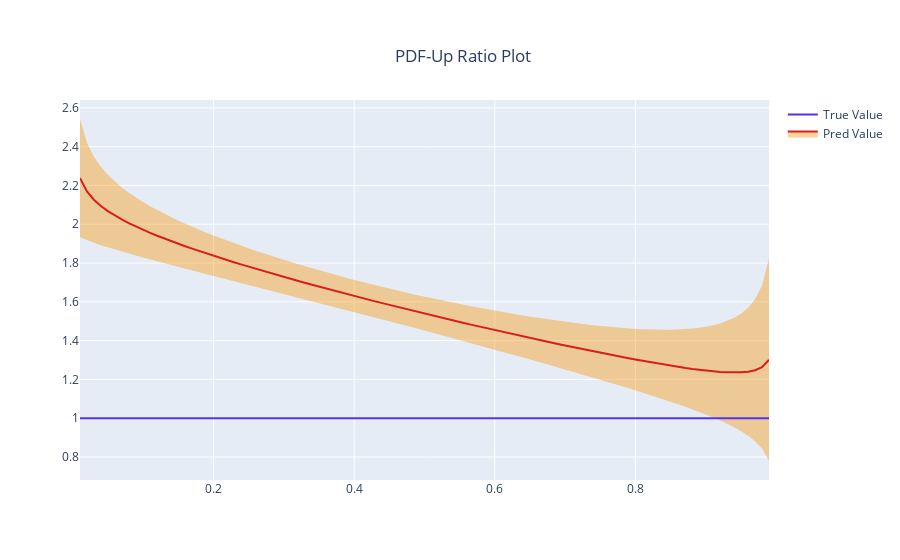

Here is the notebook cell this chart was saved with:
### Code cell
#---- ratio plot
u_n = u/u 
d_n = d/d

#--- bounds
upperBound = pdf_dict['u'].mean(axis=0)/u + pdf_dict['u'].std(axis=0)/u
lowerbound = pdf_dict['u'].mean(axis=0)/u - pdf_dict['u'].std(axis=0)/u

#--- yPred
yPred = pdf_dict['u'].mean(axis = 0)/u

ratioPlot = generatePDFplots(x,u_n,upperBound,yPred,lowerbound,'PDF-Up Ratio Plot')
ratioPlot.show()
